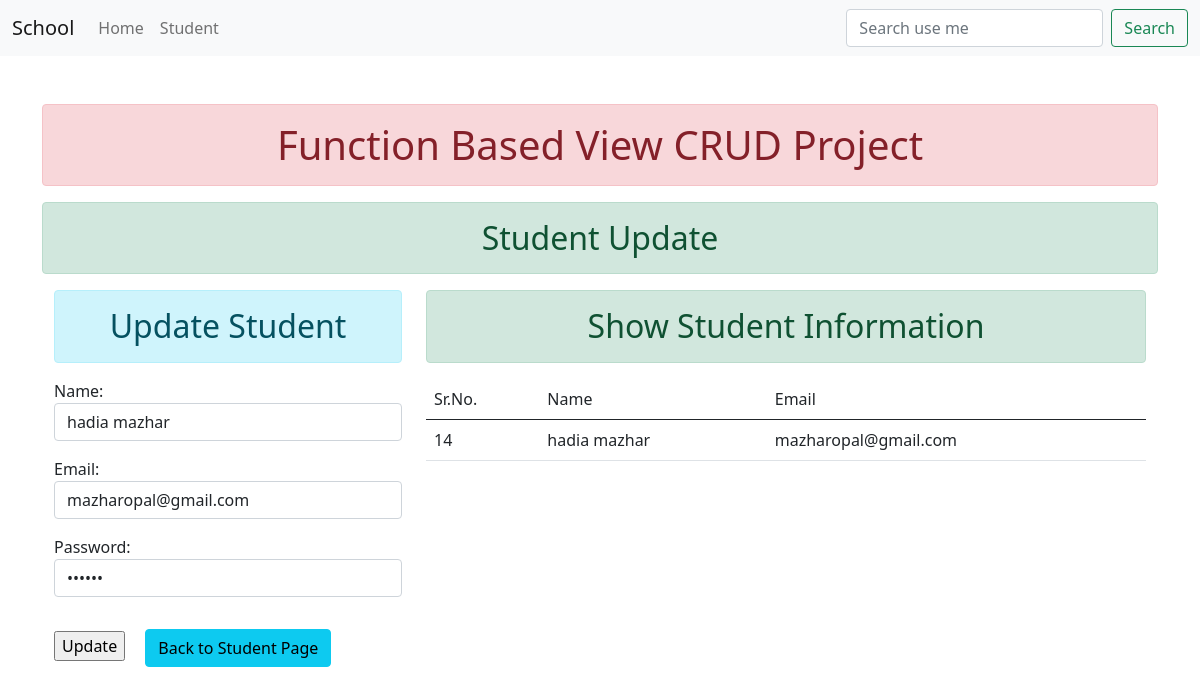
The app's page /edit/14 with its own data.
### students/models.py (models this page shows)
class Student(models.Model):
    name=models.CharField(max_length=70)
    email=models.EmailField(max_length=100)
    password=models.CharField(max_length=100)
    is_deleted=models.BooleanField(default=False)

### students/views.py (the view)
# urls.py: path('edit/<int:id>', views.edit_data , name="editdata"),
def edit_data(request,id):
    data={}
    if request.method=='POST':
        stu=Student.objects.get(id=id)
        print(stu)
        form=RegistrationForm(request.POST,instance=stu)
        if form.is_valid():
            form.save()
    else:
        stu=Student.objects.get(id=id)
        print(stu)
        form=RegistrationForm(instance=stu)
    data={'form':form,'stu':stu}
    return render(request,'update.html',data)

### students/forms.py
class RegistrationForm(forms.ModelForm):
    class Meta:
        model=Student
        fields=['name','email','password']
        widgets={
            'name':forms.TextInput(attrs={'class':'form-control'}),
            'email':forms.EmailInput(attrs={'class':'form-control'}),
            'password':forms.PasswordInput(render_value=True ,attrs={'class':'form-control'})
        }

### templates/update.html
{% extends 'base.html' %} {% block title %} Update {% endblock title %}
{% block content %}
<h2 class="text-center alert alert-success">Student Update</h2>
<div class="container">
  <div class="row">
    <div class="col-4">
      <h2 class="text-center alert alert-info">Update Student</h2>
      <form action="" method="POST">
        {% csrf_token %} {{form.as_p}}
        <input type="submit" value="Update" />
        <a class="btn btn-info m-3" href="/">Back to Student Page</a>
      </form>
    </div>
    <div class="col-8">
      <h2 class="text-center alert alert-success">Show Student Information</h2>
      {% if stu %}
      <table class="table">
        <thead>
          <tr>
            <td>Sr.No.</td>
            <td>Name</td>
            <td>Email</td>
          </tr>
        </thead>
        <tbody>
          <tr>
            <td>{{stu.id}}</td>
            <td>{{stu.name}}</td>
            <td>{{stu.email}}</td>
          </tr>
        </tbody>
      </table>
      {% else %}
      <h4 class="text-center alert alert-warning">No Record Found</h4>
      {% endif %}
    </div>
  </div>
</div>
{% endblock content %}

### records on screen
Student: name "hadia mazhar", email "mazharopal@gmail.com", id "14"
